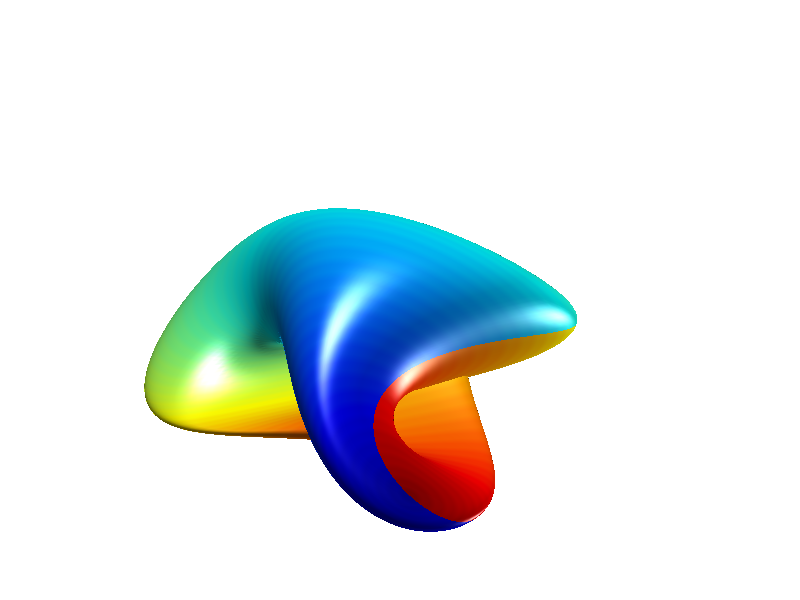

Reproduce this figure in MATLAB.
%% Boy's Surface
% This example shows how to create Boy's surface.
%
% In 1901, David Hilbert assigned Werner Boy the task of proving once and
% for all that it was impossible to embed the Projective Plane into 3-space
% without singularities. Instead Boy came back with this surface. It has a
% triple point, but no singularity. For more information, see the Boy's
% surface article at Wikipedia, http://www.wikipedia.org.

% Copyright 1984-2014 The MathWorks, Inc.

n = 128;
u = linspace(0,pi,n);
v = linspace(0,pi,n);

u = repmat(u,n,1);
v = repmat(v',1,n);

x = cos(v).*sin(u);
y = sin(v).*sin(u);
z = cos(u);
f = 1/2*((2*x.^2-y.^2-z.^2) + 2*y.*z.*(y.^2-z.^2) +  ...
    z.*x.*(x.^2-z.^2) + x.*y.*(y.^2-x.^2));
g = sqrt(3)/2 * ((y.^2-z.^2) + z.*x.*(z.^2-x.^2) + x.*y.*(y.^2-x.^2));
h = (x+y+z).*((x+y+z).^3 + 4*(y-x).*(z-y).*(x-z));

clf
s = surf(f,g,h/10,u, ...
    'LineStyle','none', ...
    'FaceLighting','gouraud', ...
    'FaceColor','interp');
colormap jet;

axis off;
daspect([1 1 1]);
l1 = light;
l2 = light;
lightangle(l1,70,-40);
lightangle(l2,-30,80);
view(-40,32);
camzoom(1.5);
